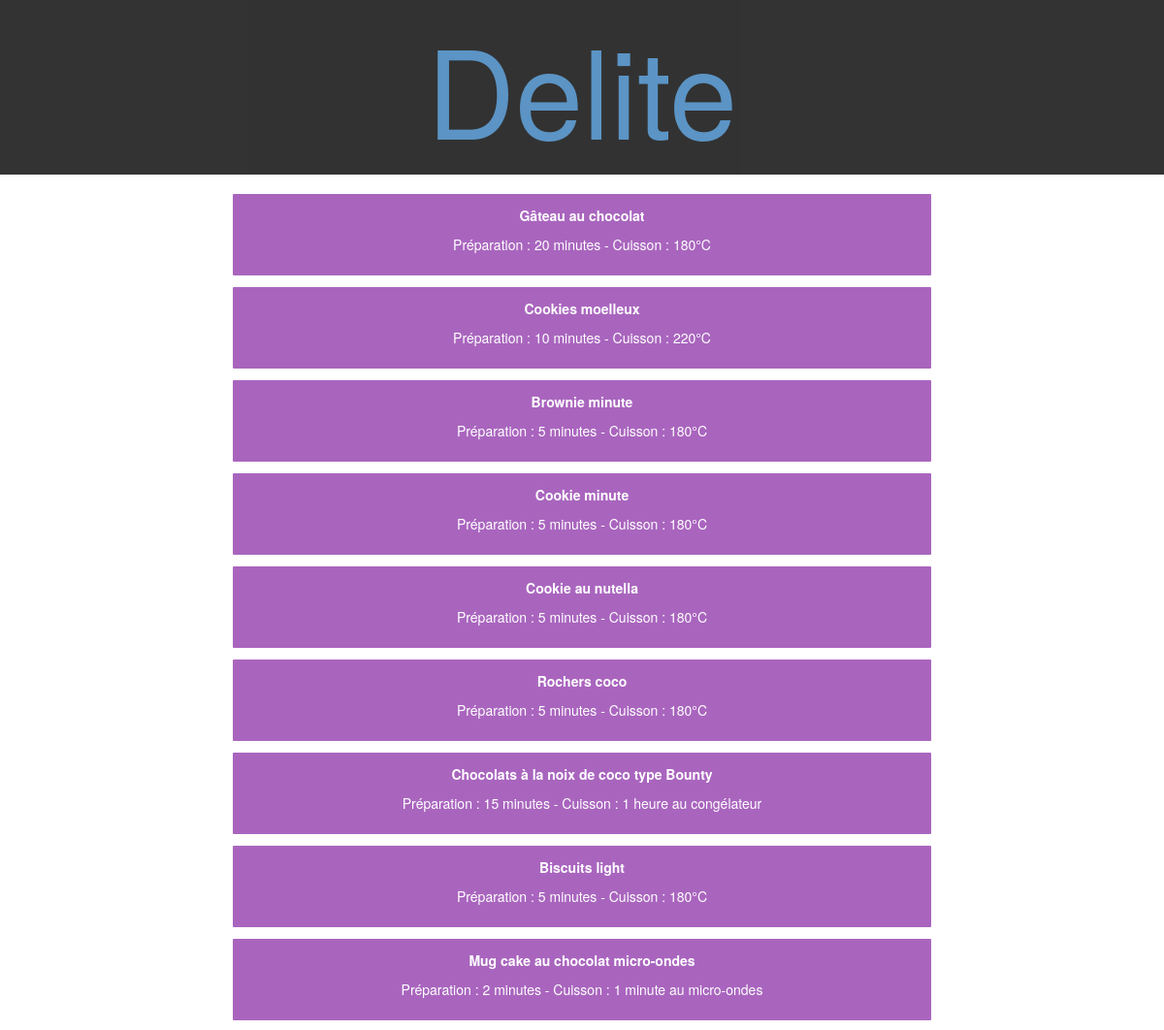
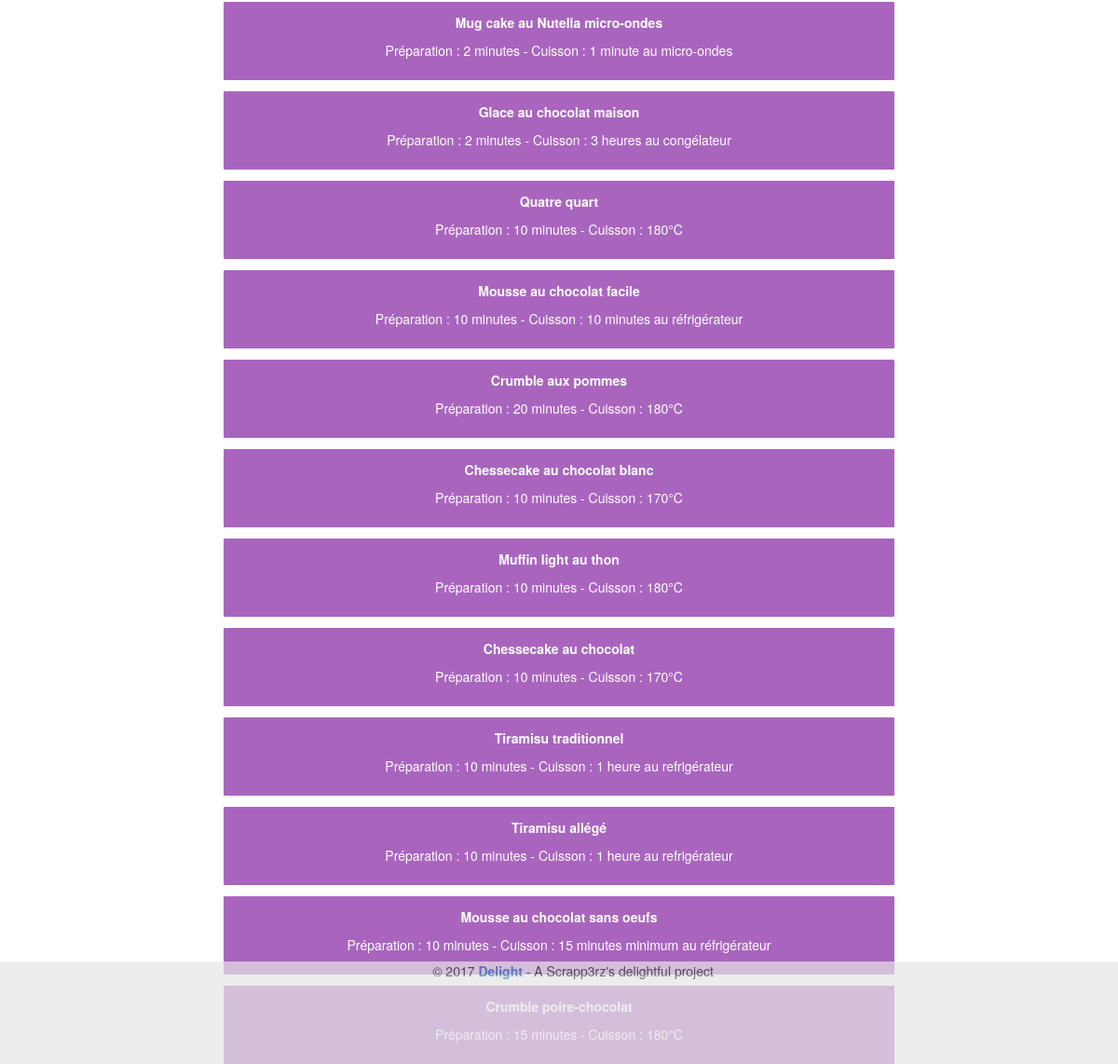
Screenshot of /pageDessert.php with the database file from the repository (2 pictures, top to bottom).
### tables this page shows
create table recette (
    id int auto_increment, 
    nomrecette varchar(100) not null,
    nbPersonnes INT not NULL,
    description TEXT,
    preparation INT not null, 
    cuisson INT not null, 
    temperature VARCHAR(100) not null, 
    PRIMARY KEY(id)
);

### pageDessert.php (the view, shortened to what this page needs)
    <?php include("entete.php"); ?>
<?php
$reponse = $db->query('SELECT	  nomrecette
			            		, nomcategorie
			            		, recette.id AS recipeid
			            		, categorie.id
                                , description
                                , preparation
                                , cuisson
                                , temperature
			                FROM recette
			            	JOIN selection
			            			ON recette.id = id_recette
			            	JOIN categorie
			            			ON categorie.id = id_categorie
                            WHERE categorie.id = 3');
while ($donnees = $reponse->fetch())
{
?>
<div class="div-couleur3" >  <a href="pageRecette.php?id_recette=<?php echo $donnees['recipeid']?> ">
   <p class="titrerecette">
     <strong>
    <?php  echo $donnees['nomrecette']; ?> </strong>
   </p>
   <p class="titrerecette">
    Préparation : <?php echo $donnees['preparation']; ?> minutes   -
    Cuisson : <?php echo $donnees['temperature']; ?>  <br>
 </p>    <a/>
    </div>
<?php
}
?>
<?php include("pieddepage.php"); ?>

### assets/css/style.css (style rules this page uses)
html { height: 100%; width: 100%; margin: 0; padding: 0; }
a { text-decoration: none; color: #fff; }
.titrerecette { color: #fff; text-align: center; text-decoration: none; }
.div-couleur3 { background: #A965BE; border-radius: 1px; transition: all 0.5s; text-align: center; color: #fff; padding: 1% 1% 1% 1%; margin-left: 20%; margin-right: 20%; margin-top: 1%; margin-bottom: 1%; font-size: 1em; text-decoration: none; }

### rows the page displays
recette: nomrecette "Gâteau au chocolat", preparation "20", temperature "180°C"
recette: nomrecette "Cookies moelleux", preparation "10", temperature "220°C"
recette: nomrecette "Brownie minute", preparation "5", temperature "180°C"
recette: nomrecette "Cookie minute", preparation "5", temperature "180°C"
recette: nomrecette "Cookie au nutella", preparation "5", temperature "180°C"
recette: nomrecette "Rochers coco", preparation "5", temperature "180°C"
recette: nomrecette "Chocolats à la noix de coco type Bounty", preparation "15", temperature "1 heure au congélateur"
recette: nomrecette "Biscuits light", preparation "5", temperature "180°C"
recette: nomrecette "Mug cake au chocolat micro-ondes", preparation "2", temperature "1 minute au micro-ondes"
recette: nomrecette "Mug cake au Nutella micro-ondes", preparation "2", temperature "1 minute au micro-ondes"
recette: nomrecette "Glace au chocolat maison", preparation "2", temperature "3 heures au congélateur"
recette: nomrecette "Quatre quart", preparation "10", temperature "180°C"
recette: nomrecette "Mousse au chocolat facile", preparation "10", temperature "10 minutes au réfrigérateur"
recette: nomrecette "Crumble aux pommes", preparation "20", temperature "180°C"
recette: nomrecette "Chessecake au chocolat blanc", preparation "10", temperature "170°C"
recette: nomrecette "Muffin light au thon", preparation "10", temperature "180°C"
recette: nomrecette "Chessecake au chocolat", preparation "10", temperature "170°C"
recette: nomrecette "Tiramisu traditionnel", preparation "10", temperature "1 heure au refrigérateur"
recette: nomrecette "Tiramisu allégé", preparation "10", temperature "1 heure au refrigérateur"
recette: nomrecette "Mousse au chocolat sans oeufs", preparation "10", temperature "15 minutes minimum au réfrigérateur"
